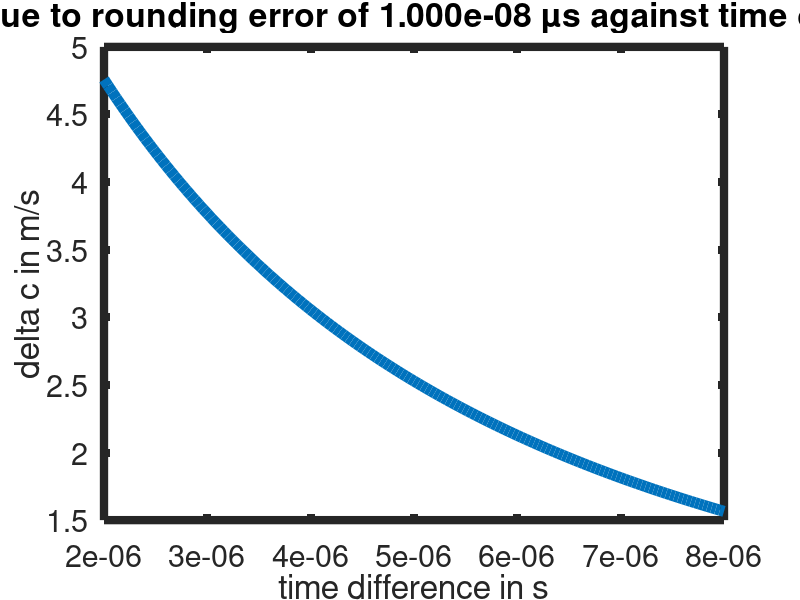
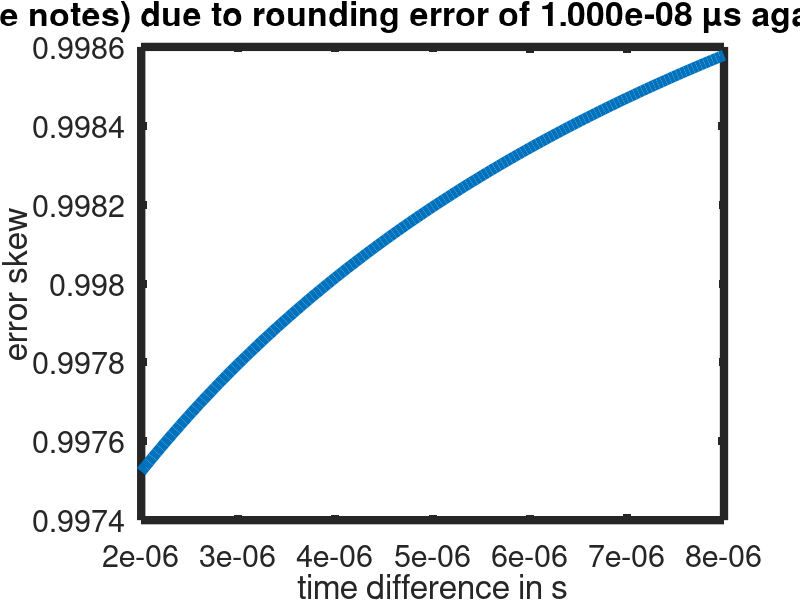
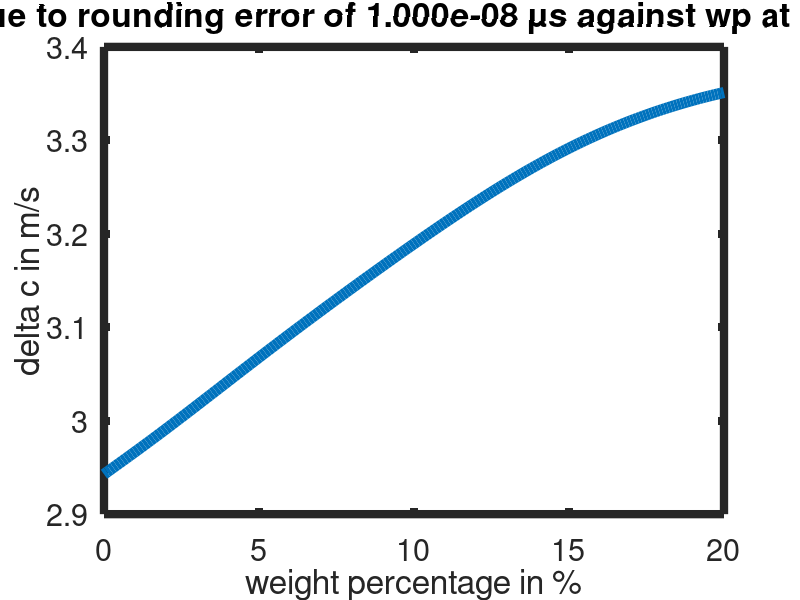
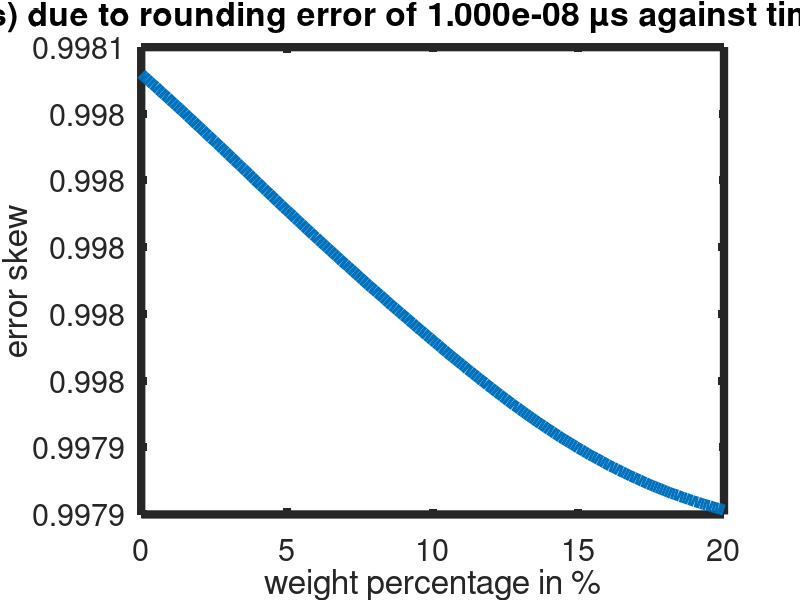

Reproduce these figures in MATLAB, in order.
% Obtained from https://iopscience.iop.org/article/10.1088/1742-6596/279/1/012023/pdf
graphics_toolkit("qt");

global DI_INDEX KI_INDEX LI_INDEX speed_of_sound_matrix;

DI_INDEX = 2;
KI_INDEX = 3;
LI_INDEX = 4;

b = 0.015479;
vk = 2552;
% Rounding error
error = 1e-8;

set_temperature = 30;
set_weight_percentage = 13.9;
temp_resolution = 0.05;

speed_of_sound_matrix = dlmread("UltrasonicSpeedList.csv", ",");

function speed_of_sound = calculate_speed_of_sound(temperature, ethanol_weight_percentage)
  global DI_INDEX KI_INDEX LI_INDEX speed_of_sound_matrix;
  e_power_k_i = ethanol_weight_percentage .^ speed_of_sound_matrix(:,KI_INDEX);
  t_power_l_i = temperature .^ speed_of_sound_matrix(:,LI_INDEX);

  catted = cat(2, e_power_k_i, t_power_l_i, speed_of_sound_matrix(:,DI_INDEX));

  speed_of_sound_elements = prod(catted, 2);
  speed_of_sound = sum(speed_of_sound_elements);
end

% Errors resulting from the rounding error above. Naming is bad, ik...
function minus_error = calculate_negative_error(error, value)
  minus_error = -(error) / (value * (value - error));
end

function plus_error = calculate_positive_error(error, value)
  plus_error = (error) / (value * (value + error));
end

function error_skew = calculate_error_skew(error, value)
  error_skew = abs(value - error) / (error + value);
end

function value = get_value_v_known(b, v)
  value = b / v;
end

function value = get_value_time_difference_known(b, vk, time_diff)
  value = time_diff + b / vk;
end

% c errors against time differences
time_differences = 2e-6:0.4e-7:8e-6;
errors_time_differences = zeros(size(time_differences)(2), 1);
time_differences_skews = zeros(size(time_differences)(2), 1);

for i = 1:size(errors_time_differences)(1)
  value = get_value_time_difference_known(b, vk, time_differences(i));

  time_differences_skews(i) = calculate_error_skew(error, value);
  minus_error = calculate_negative_error(error, value);
  plus_error = calculate_positive_error(error, value);
  % Multiply with b to rescale everything
  errors_time_differences(i) = (plus_error - minus_error) * b;
endfor

% c errors against weight percentage
weight_percentages = 0:0.1:20;
errors_weight_percentages = zeros(size(weight_percentages)(2), 1);
weight_percentages_skews = zeros(size(weight_percentages)(2), 1);

for i = 1:size(errors_weight_percentages)(1)
  value = get_value_v_known(b, calculate_speed_of_sound(set_temperature, weight_percentages(i)));

  weight_percentages_skews(i) = calculate_error_skew(error, value);
  minus_error = calculate_negative_error(error, value);
  plus_error = calculate_positive_error(error, value);
  % Multiply with b to rescale everything
  errors_weight_percentages(i) = (plus_error - minus_error) * b;
endfor

% c errors against rounding errors
errors = 0:1e-10:7e-8;
errors_from_rounding_errors = zeros(size(errors)(2), 1);
rounding_errors_skews = zeros(size(errors)(2), 1);

for i = 1:size(errors_from_rounding_errors)(1)
  value = get_value_v_known(b, calculate_speed_of_sound(set_temperature, set_weight_percentage));

  rounding_errors_skews(i) = calculate_error_skew(errors(i), value);
  minus_error = calculate_negative_error(errors(i), value);
  plus_error = calculate_positive_error(errors(i), value);
  % Multiply with b to rescale everything
  errors_from_rounding_errors(i) = (plus_error - minus_error) * b;
endfor


figure(1);
plot(time_differences, errors_time_differences, "linewidth", 8);
set(gca, "linewidth", 6, "fontsize", 22);
title(sprintf("c error due to rounding error of %.3e µs against time difference", error));
xlabel("time difference in s");
ylabel("delta c in m/s");

figure(2);
plot(time_differences, time_differences_skews, "linewidth", 8);
set(gca, "linewidth", 6, "fontsize", 22);
title(sprintf("c error skew (see notes) due to rounding error of %.3e µs against time difference", error));
xlabel("time difference in s");
ylabel("error skew");

figure(3);
plot(weight_percentages, errors_weight_percentages, "linewidth", 8);
set(gca, "linewidth", 6, "fontsize", 22);
title(sprintf("c error due to rounding error of %.3e µs against wp at T=%.2f °C", error, set_temperature));
xlabel("weight percentage in %");
ylabel("delta c in m/s");

figure(4);
plot(weight_percentages, weight_percentages_skews, "linewidth", 8);
set(gca, "linewidth", 6, "fontsize", 22);
title(sprintf("c error skew (see notes) due to rounding error of %.3e µs against time difference at T=%.2f °C", error, set_temperature));
xlabel("weight percentage in %");
ylabel("error skew");


figure(5);
plot(errors, errors_from_rounding_errors, "linewidth", 8);
set(gca, "linewidth", 6, "fontsize", 22);
title(sprintf("c error against a rounding error at wp=%.2f %% and T=%.2f °C", set_weight_percentage, set_temperature));
xlabel("rounding error of t in +-t");
ylabel("delta c in m/s");

figure(6);
plot(errors, rounding_errors_skews, "linewidth", 8);
set(gca, "linewidth", 6, "fontsize", 22);
title(sprintf("c error skew against a rounding error at wp=%.2f %% and T=%.2f °C", set_weight_percentage, set_temperature));
xlabel("rounding error of t in +-t");
ylabel("error skew");

